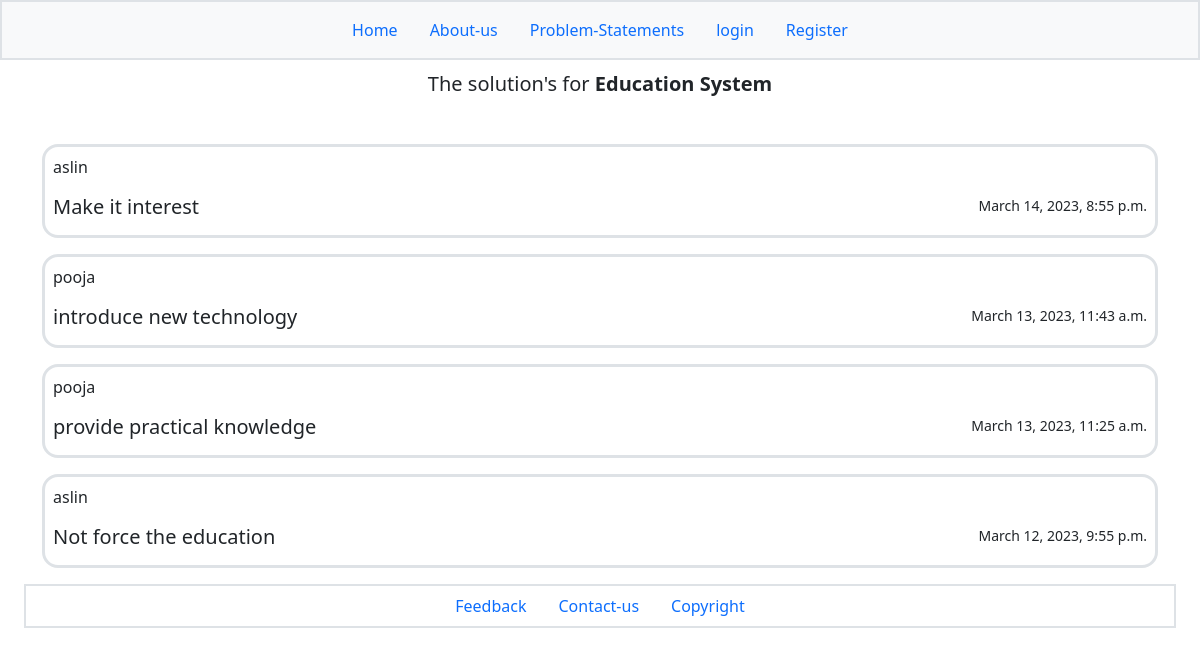
/problem_statements/1/view-solutions/, run on the app's committed database.
### nation_book/models.py (models this page shows, shortened)
class ProblemStatement(models.Model):
    problem_name = models.CharField(max_length=200)
    problem_desc = models.CharField(max_length=500)
    problem_img=models.ImageField(upload_to='problem_img')
    problem_id=models.IntegerField(default=0)
    def __str__(self):
        return self.problem_name

class ProblemComments(models.Model):
    body=models.TextField(default='')
    time=models.DateTimeField(auto_now_add=True)
    post=models.ForeignKey(ProblemStatement,on_delete=models.CASCADE)
    author=models.CharField(max_length=200)
    class Meta:
        ordering = ['-time']

### nation_book/views.py (the view)
# urls.py: path('problem_statements/<int:pk>/view-solutions/',views.view_solutions,name='view_solutions'),
def view_solutions(request,pk):
    comments=ProblemComments.objects.filter(post=pk)
    problem=ProblemStatement.objects.get(pk=pk)
    return render(request,'view-solutions.html',{'comments':comments,'problem':problem})

### nation_book/templates/view-solutions.html
{% extends 'base.html' %}
{% load static %}
{% block content %}
<br>
<div class="mt-5">
  <center><h5>The solution's for  <b>{{problem}}</b></h5></center><br>
  {% if comments|length == 0 %}
  <center><h5 style="color:red">There is no solution's submitted yet.</h5></center>
  {% else %}
  {% for comment in comments %}
  <div class="container mt-3">
    <div class="container p-2 border border-3 rounded-4">
      <p class="">{{comment.author}}</p>
      <small class="float-end">{{comment.time}}</small>
      <h5>{{comment.body}}</h5>
    </div>
  </div>
  {% endfor %}
  {% endif %}
</div>
{% endblock %}

### data on the page
ProblemStatement: problem_name "Education System"
ProblemComments: author "aslin", time "March 14, 2023, 8:55 p.m.", body "Make it interest"
ProblemComments: author "pooja", time "March 13, 2023, 11:43 a.m.", body "introduce new technology"
ProblemComments: author "pooja", time "March 13, 2023, 11:25 a.m.", body "provide practical knowledge"
ProblemComments: author "aslin", time "March 12, 2023, 9:55 p.m.", body "Not force the education"
